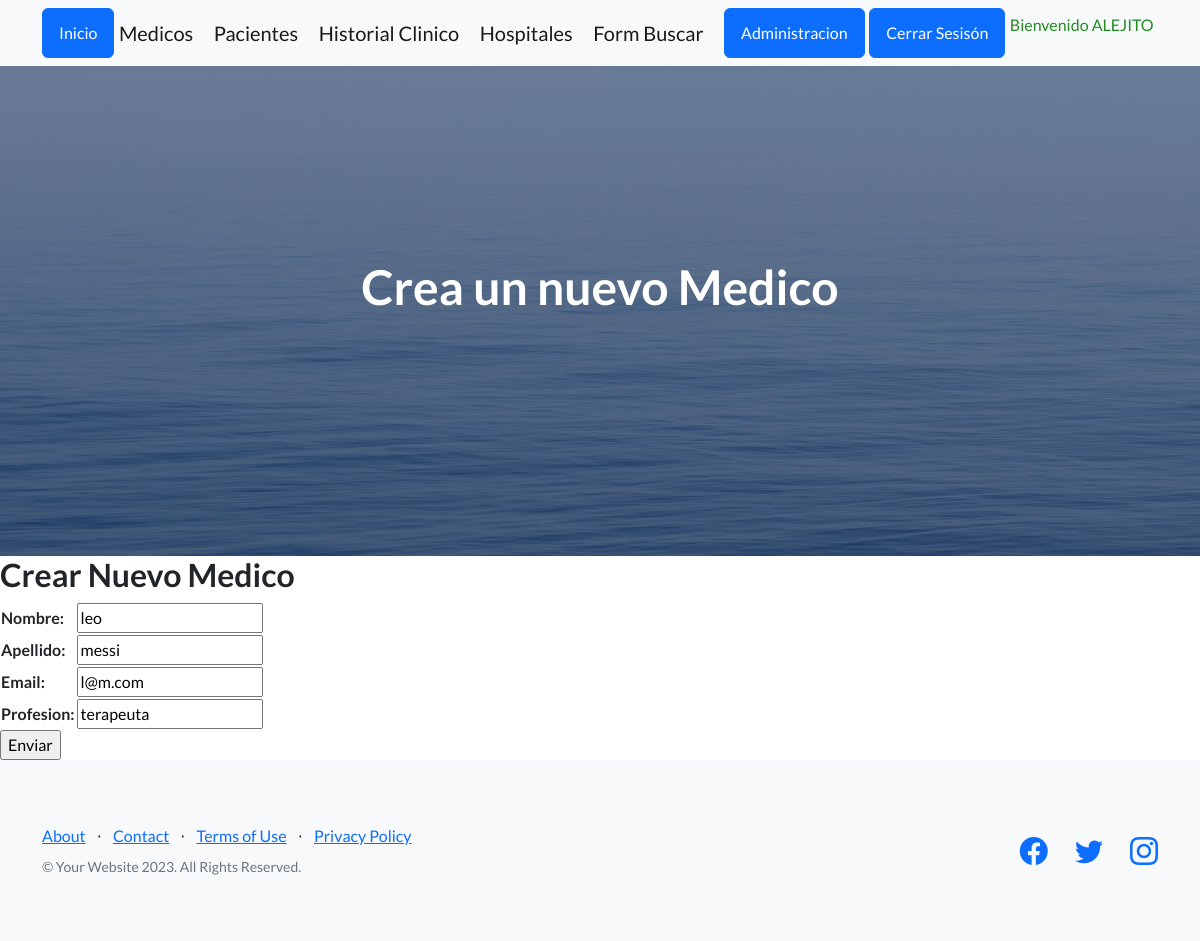
The app's page /aplicacion/update_medico/1/ (signed in), older data.
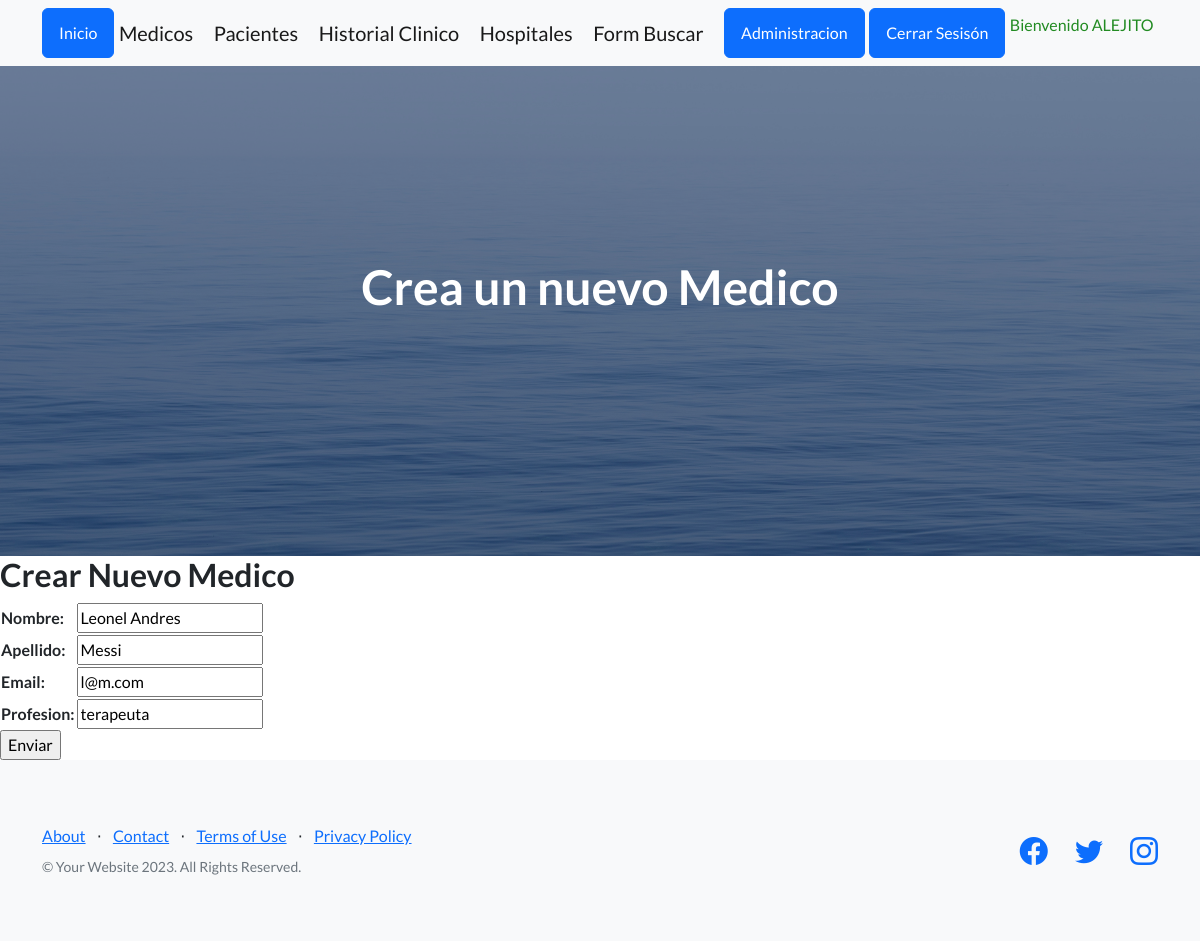
The same page, newer data.
### aplicacion/models.py (models this page shows, shortened)
class Medico(models.Model):
    nombre = models.CharField(max_length=50)
    apellido = models.CharField(max_length=50)
    email = models.EmailField()
    profesion = models.CharField(max_length=50)

### aplicacion/views.py (the view)
# urls.py: path('update_medico/<id_medico>/', updateMedico, name="update_medico"),
@login_required
def updateMedico(request, id_medico):
    medico = Medico.objects.get(id=id_medico)
    if request.method == "POST":
        miForm = MedicoForm(request.POST)
        if miForm.is_valid():
            medico.nombre = miForm.cleaned_data.get('nombre')
            medico.apellido = miForm.cleaned_data.get('apellido')
            medico.email = miForm.cleaned_data.get('email')
            medico.profesion = miForm.cleaned_data.get('profesion')
            medico.save()
            return redirect(reverse_lazy('medicos')) # Redirecciona a la url'Medicos'
    else:
        miForm = MedicoForm(initial={'nombre':medico.nombre,
                                     'apellido': medico.apellido,
                                     'email': medico.email,
                                     'profesion': medico.profesion})
    return render(request, "aplicacion/medicoForm1.html", {'form': miForm})

### aplicacion/forms.py
class MedicoForm(forms.Form):
    nombre = forms.CharField(label="Nombre", max_length=40, required=True)
    apellido = forms.CharField(label="Apellido", max_length=40, required=True)
    email = forms.EmailField(label="Email", max_length=50, required=False)
    profesion = forms.CharField(label="Profesion", max_length=40, required=True)

### aplicacion/templates/aplicacion/medicoForm1.html (shortened to what this page needs)
{% extends 'aplicacion/base.html' %}
{% load static %}
{% block cabecera %}
    Crea un nuevo Medico
{% endblock cabecera %}
{% block contenido %}
<body>
    <h2>Crear Nuevo Medico</h2>
    <form action="" method="POST">
        <table>
            {{ form.as_table }}
        </table>
    <input type="submit" value="Enviar">
    </form>
</body>
{% endblock contenido %}

Row changes from the older to the newer data that the page shows:
changed Medico "l@m.com": nombre "leo" → "Leonel Andres"; apellido "messi" → "Messi"
